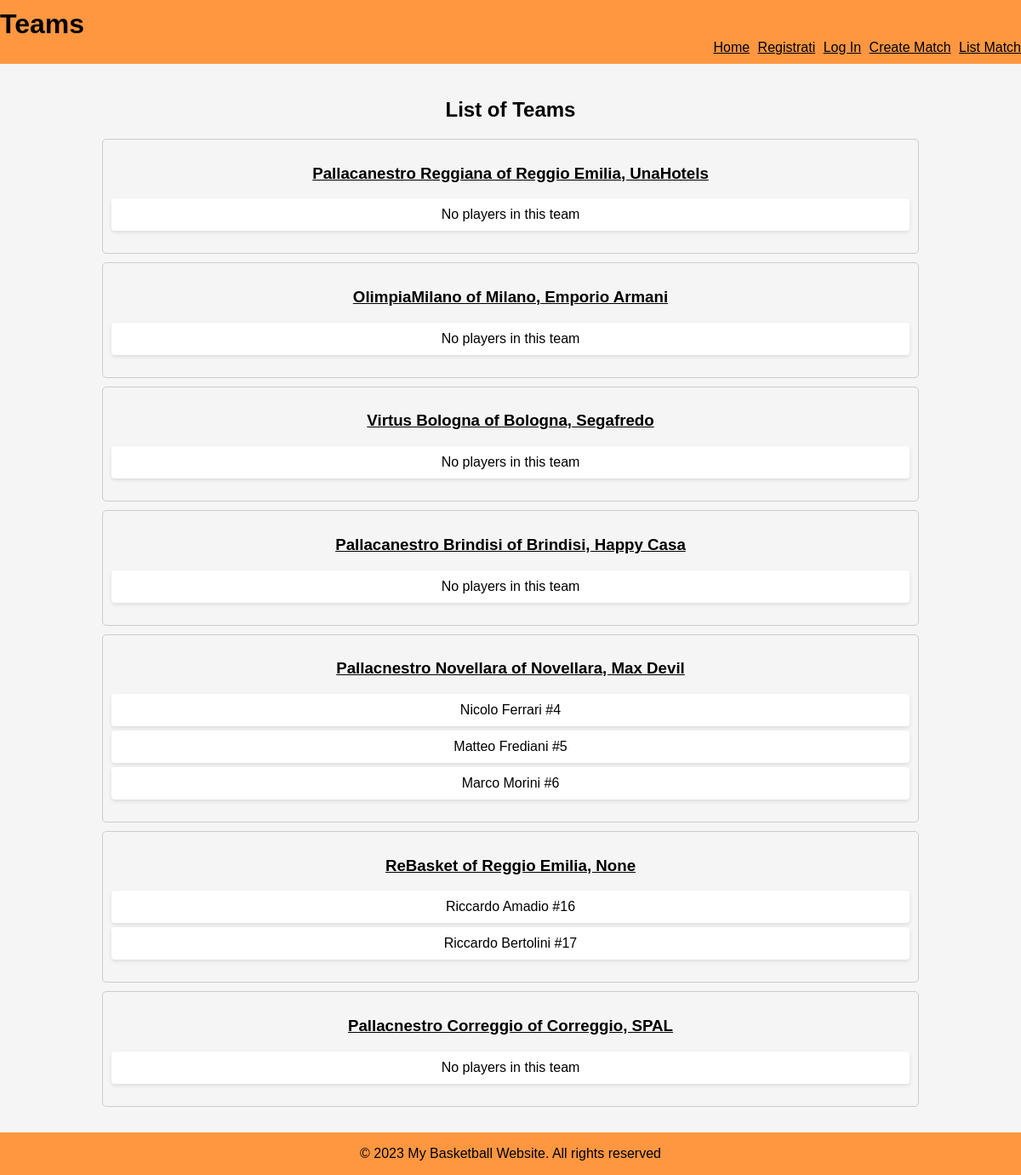
The page /list/teams/ on the database as committed earlier.
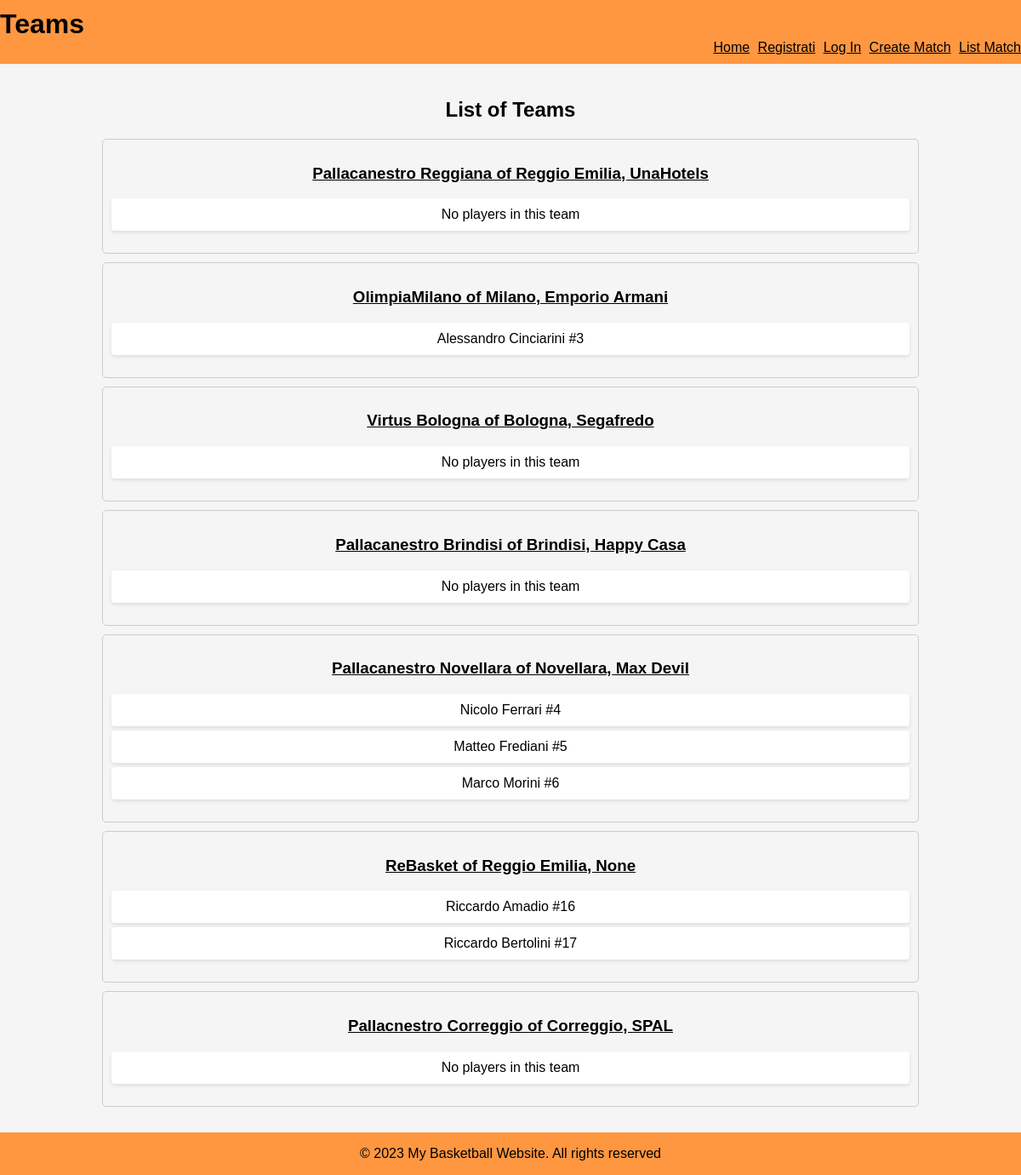
The same page on the database as committed later.
### main/models.py (models this page shows)
class Team(models.Model):
    name = models.CharField(max_length=30)
    city = models.CharField(max_length=20)
    main_sponsor: str = models.CharField(default=None, null=True, max_length=50)
    img = models.ImageField(upload_to='team_images/', blank=True, null=True)
    championships = models.ForeignKey(ChampionShip, on_delete=models.PROTECT, related_name='teams', null=True,
                                      blank=True)
    def __str__(self):
        return self.name + ' of ' + self.city + ', ' + self.main_sponsor

class Player(models.Model):
    name = models.CharField(max_length=15)
    last_name = models.CharField(max_length=15)
    birth_date = models.DateTimeField()
    number: int = models.IntegerField()
    team = models.ForeignKey(Team, on_delete=models.PROTECT, related_name='players')
    profile_img = models.ImageField(upload_to='player_images/', blank=True, null=True)
    def __str__(self):
        return self.name + ' ' + self.last_name + ' #' + str(self.number)

### main/views.py (the view)
# urls.py: path('list/teams/', ListTeamView.as_view(), name='list-teams'),
class ListTeamView(ListView):
    model = Team
    template_name = 'list_teams.html'
    context_object_name = 'teams'

### main/templates/list_teams.html (shortened to what this page needs)
{% extends 'base.html' %}
{% block header %}Teams{% endblock %}
{% block content %}
    <h2>List of Teams</h2>
    {% for team in teams %}
        <div class="team">
            <h3><a href="{% url 'main:team-detail' team.id  %}"> {{ team }}</a></h3>
            <ul class="player-list">
                {% for player in team.players.all %}
                    <li>{{ player }}</li>
                {% empty %}
                    <li>No players in this team</li>
                {% endfor %}
            </ul>
        </div>
    {% empty %}
        <p>No teams available</p>
    {% endfor %}
{% endblock %}

Rows that differ between the two databases and show on the page:
shown differently, row unchanged: Team "OlimpiaMilano of Milano, Emporio Armani": no longer shows "No players in this team"
added Player: name+last_name+number "Alessandro Cinciarini #3", shown under Team "OlimpiaMilano of Milano, Emporio Armani"
changed Team: name+city+main_sponsor "Pallacnestro Novellara of Novellara, Max Devil" → "Pallacanestro Novellara of Novellara, Max Devil"
